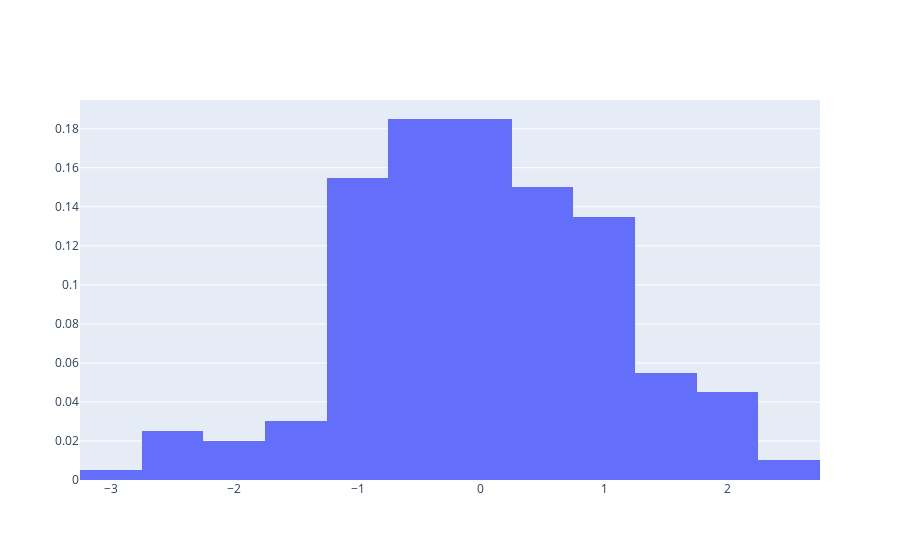

Notebook code for this chart:
### Code cell
data=[hist]
offline.iplot(data)

### Figure 1 — Plotly figure (JSON) as saved in the notebook; plotly's stock layout.template omitted (floating-point values rounded to 4 significant figures; data arrays with more than 128 entries replaced by an {"elided": "..."} marker saying what was removed)
{"data": [{"histnorm": "probability", "type": "histogram", "x": {"elided": "200 float values"}}], "layout": {}}
